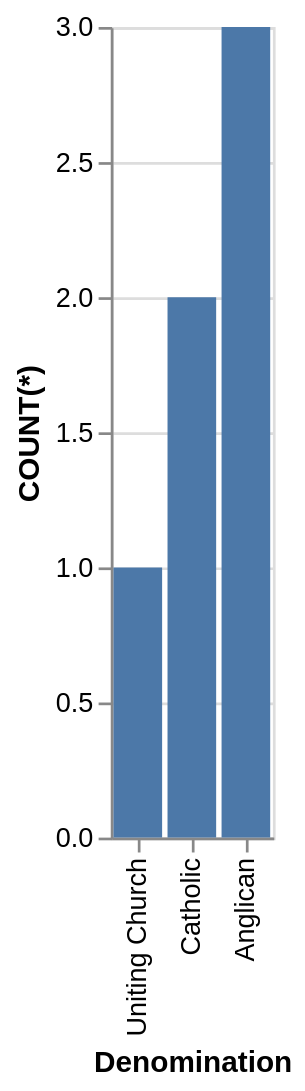

The specification (Vega-Lite) saved for this image:
### Vega-Lite specification from a JSON file in a GitHub repository (floating-point values rounded to 4 significant figures)
{"data": {"values": [{"x_data": "Uniting Church", "y_data": 1}, {"x_data": "Catholic", "y_data": 2}, {"x_data": "Anglican", "y_data": 3}]}, "mark": "bar", "encoding": {"x": {"field": "x_data", "type": "nominal", "title": "Denomination", "sort": {"op": "sum", "field": "y_data", "order": "ascending"}}, "y": {"field": "y_data", "type": "quantitative", "title": "COUNT(*)"}}}
